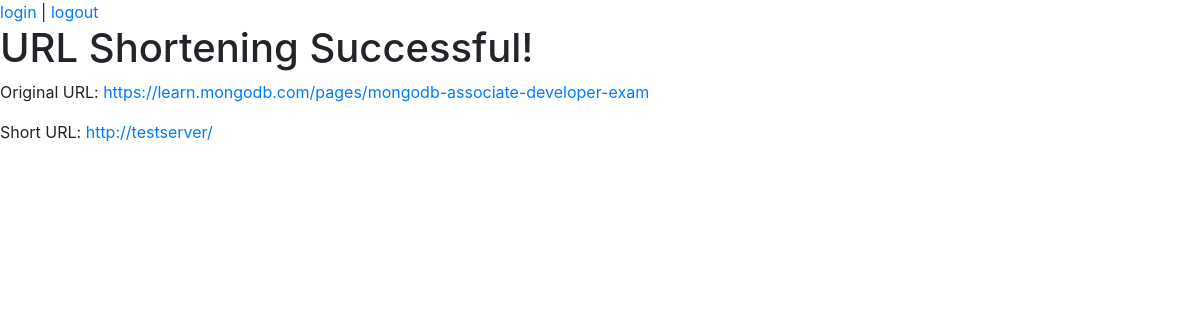
/success/1/, run on an earlier commit of the app's database.
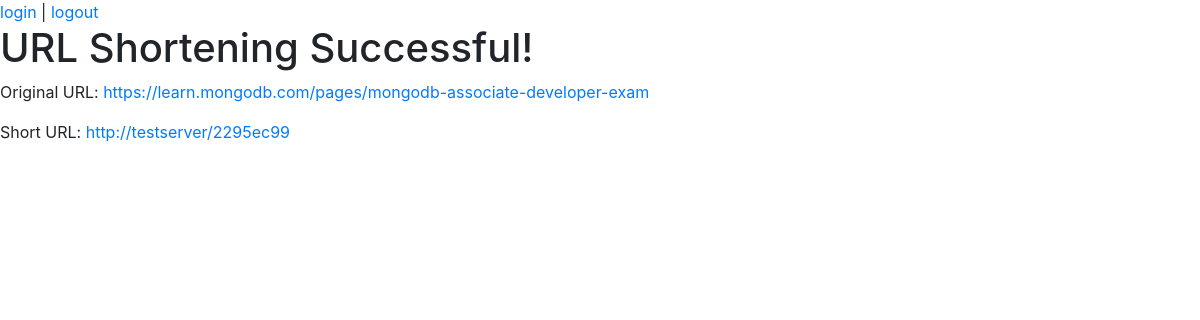
And on a later commit of the database.
### shortener/models.py (models this page shows, shortened)
class URL(models.Model):
    original_url = models.URLField()
    short_url = models.CharField(max_length=15, blank=True, unique=True)
    created_at = models.DateTimeField(auto_now_add=True)
    user = models.ForeignKey(User, on_delete=models.CASCADE, null=True, blank=True)
    times_visited = models.IntegerField(default=0)

### shortener/views.py (the view)
# urls.py: path('success/<int:url_id>/', success, name='success'),
def success(request, url_id):
    url = get_object_or_404(URL, id=url_id)
    return render(request, 'shortener/success.html', {'url': url})

### shortener/templates/shortener/success.html (shortened to what this page needs)
{% extends 'shortener/base.html' %}
{% block content %}
    <h1>URL Shortening Successful!</h1>
    <p>Original URL: <a href="{{ url.original_url }}">{{ url.original_url }}</a></p>
    <p>Short URL: <a href="{{ request.scheme }}://{{ request.get_host }}/{{ url.short_url }}">{{ request.scheme }}://{{ request.get_host }}/{{ url.short_url }}</a></p>
{% endblock %}

What changed in the data, as far as the page shows it:
changed URL "https://learn.mongodb.com/pages/mongodb-associate-developer-exam": short_url (not shown) → "2295ec99"
